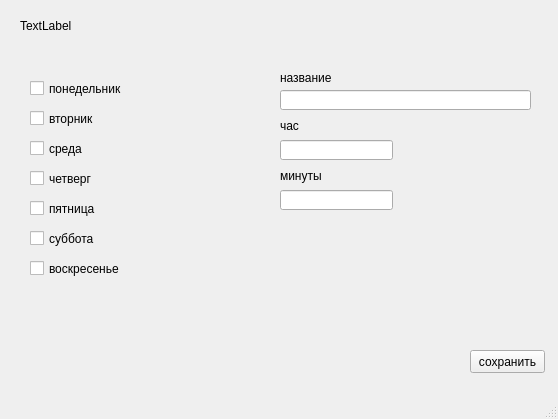
<?xml version="1.0" encoding="UTF-8"?>
<ui version="4.0">
 <class>MainWindow</class>
 <widget class="QMainWindow" name="MainWindow">
  <property name="geometry">
   <rect>
    <x>0</x>
    <y>0</y>
    <width>558</width>
    <height>419</height>
   </rect>
  </property>
  <property name="windowTitle">
   <string>MainWindow</string>
  </property>
  <widget class="QWidget" name="centralwidget">
   <widget class="QLabel" name="label">
    <property name="geometry">
     <rect>
      <x>20</x>
      <y>10</y>
      <width>421</width>
      <height>31</height>
     </rect>
    </property>
    <property name="text">
     <string>TextLabel</string>
    </property>
   </widget>
   <widget class="QLabel" name="name_label">
    <property name="geometry">
     <rect>
      <x>280</x>
      <y>70</y>
      <width>181</width>
      <height>16</height>
     </rect>
    </property>
    <property name="text">
     <string>название</string>
    </property>
   </widget>
   <widget class="QLineEdit" name="name">
    <property name="geometry">
     <rect>
      <x>280</x>
      <y>90</y>
      <width>251</width>
      <height>20</height>
     </rect>
    </property>
   </widget>
   <widget class="QLabel" name="hour_label">
    <property name="geometry">
     <rect>
      <x>280</x>
      <y>115</y>
      <width>111</width>
      <height>21</height>
     </rect>
    </property>
    <property name="text">
     <string>час</string>
    </property>
   </widget>
   <widget class="QLineEdit" name="hour">
    <property name="geometry">
     <rect>
      <x>280</x>
      <y>140</y>
      <width>113</width>
      <height>20</height>
     </rect>
    </property>
   </widget>
   <widget class="QLabel" name="minutes_label">
    <property name="geometry">
     <rect>
      <x>280</x>
      <y>166</y>
      <width>111</width>
      <height>20</height>
     </rect>
    </property>
    <property name="text">
     <string>минуты</string>
    </property>
   </widget>
   <widget class="QLineEdit" name="minutes">
    <property name="geometry">
     <rect>
      <x>280</x>
      <y>190</y>
      <width>113</width>
      <height>20</height>
     </rect>
    </property>
   </widget>
   <widget class="QCheckBox" name="monday">
    <property name="geometry">
     <rect>
      <x>30</x>
      <y>80</y>
      <width>131</width>
      <height>17</height>
     </rect>
    </property>
    <property name="text">
     <string>понедельник</string>
    </property>
   </widget>
   <widget class="QCheckBox" name="tuesday">
    <property name="geometry">
     <rect>
      <x>30</x>
      <y>110</y>
      <width>131</width>
      <height>17</height>
     </rect>
    </property>
    <property name="text">
     <string>вторник</string>
    </property>
   </widget>
   <widget class="QCheckBox" name="wednesday">
    <property name="geometry">
     <rect>
      <x>30</x>
      <y>140</y>
      <width>131</width>
      <height>17</height>
     </rect>
    </property>
    <property name="text">
     <string>среда</string>
    </property>
   </widget>
   <widget class="QCheckBox" name="thursday">
    <property name="geometry">
     <rect>
      <x>30</x>
      <y>170</y>
      <width>131</width>
      <height>17</height>
     </rect>
    </property>
    <property name="text">
     <string>четверг</string>
    </property>
   </widget>
   <widget class="QCheckBox" name="friday">
    <property name="geometry">
     <rect>
      <x>30</x>
      <y>200</y>
      <width>131</width>
      <height>17</height>
     </rect>
    </property>
    <property name="text">
     <string>пятница</string>
    </property>
   </widget>
   <widget class="QCheckBox" name="saturday">
    <property name="geometry">
     <rect>
      <x>30</x>
      <y>230</y>
      <width>131</width>
      <height>17</height>
     </rect>
    </property>
    <property name="text">
     <string>суббота</string>
    </property>
   </widget>
   <widget class="QCheckBox" name="sunday">
    <property name="geometry">
     <rect>
      <x>30</x>
      <y>260</y>
      <width>131</width>
      <height>17</height>
     </rect>
    </property>
    <property name="text">
     <string>воскресенье</string>
    </property>
   </widget>
   <widget class="QPushButton" name="button_of_save">
    <property name="geometry">
     <rect>
      <x>470</x>
      <y>350</y>
      <width>75</width>
      <height>23</height>
     </rect>
    </property>
    <property name="text">
     <string>сохранить</string>
    </property>
   </widget>
  </widget>
  <widget class="QMenuBar" name="menubar">
   <property name="geometry">
    <rect>
     <x>0</x>
     <y>0</y>
     <width>558</width>
     <height>21</height>
    </rect>
   </property>
  </widget>
  <widget class="QStatusBar" name="statusbar"/>
 </widget>
 <resources/>
 <connections/>
</ui>
